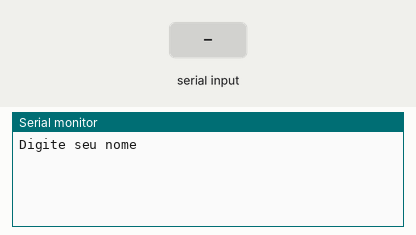
Bench run of a sketch on a simulated Arduino Uno, built with avr-gcc and run on an emulated ATmega328P. On the bench: the last lines printed to the serial monitor. Inputs (shaded band) come from the test bench.

Above: at 1.2 s.
1.3 s: "90,45\n" received over Serial
At 3.4 s:
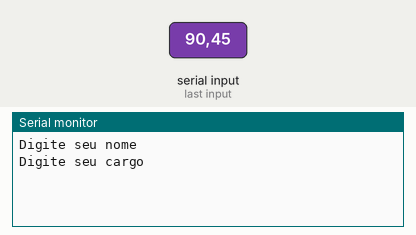
3.8 s: "30,150\n" received over Serial
At 5.4 s:
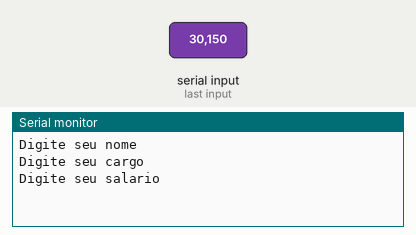
6.3 s: "5\n" received over Serial
At 8.5 s:
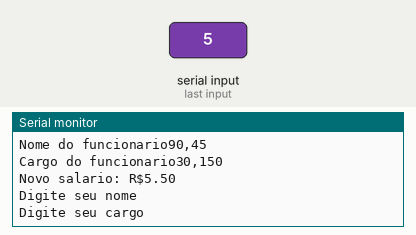

The sketch:

exerc_cio_81.ino
```cpp
/*
Programa que recebe nome, cargo e salário de um funcionário.
Se o salário for menor que 1000, aumenta em 10%.
Exibe nome, cargo e salário final.
*/

//Variaveis
String nome = "";
String cargo = "";
float salario = 0;

//funcao que roda apenas uma unica vez
//serve para configuracoes dos sensores, bibliotecas, etc

void setup()
{
  Serial.begin(9600);
}

void loop()
{
  //entrada

  Serial.println("Digite seu nome");//informa uma mensagem ao usuario
  while(! Serial.available());//espera o usuario digitar (dar enter)
  nome = Serial.readString();//captura o dado digitado pelo usuario

  Serial.println("Digite seu cargo");//informa uma mensagem ao usuario
  while(! Serial.available());//espera o usuario digitar (dar enter)
  cargo = Serial.readString();

  Serial.println("Digite seu salario");//informa uma mensagem ao usuario
  while(! Serial.available());//espera o usuario digitar (dar enter)
  salario = Serial.parseFloat();

  //processamento

   //saida
   //exibir nome, cargo e salario
   Serial.println();//imprime uma linha
   Serial.println();//imprime uma linha

   Serial.println("Nome do funcionario" + nome);
   Serial.println("Cargo do funcionario" + cargo);

   if(salario < 1000){//true
   //calcular salario
   salario = salario + (salario * 0.10);
   Serial.println("Novo salario: R$" + String(salario));
   }else {
    Serial.println("Salario: R$" +String(salario));
      }

    Serial.println();
    Serial.println();

  }
```

Measured:
- after the input at 1.3 s, the serial monitor: prints a new line after 1.0 s (image 1)
- after the input at 3.8 s, the serial monitor: prints a new line after 1.0 s (image 2)
- after the input at 6.3 s, the serial monitor: prints a new line at once (image 3)
